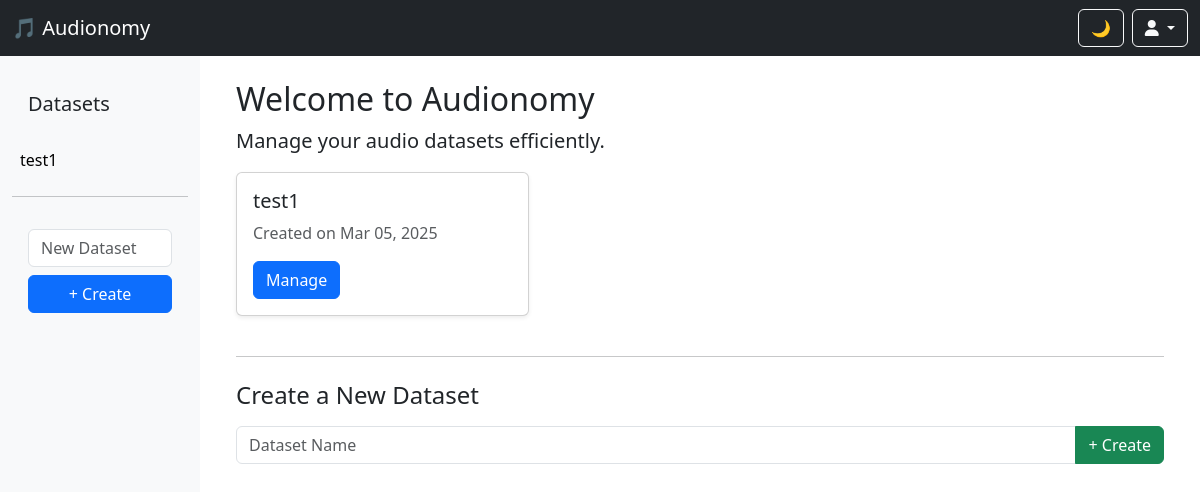
The app's page /, older data.
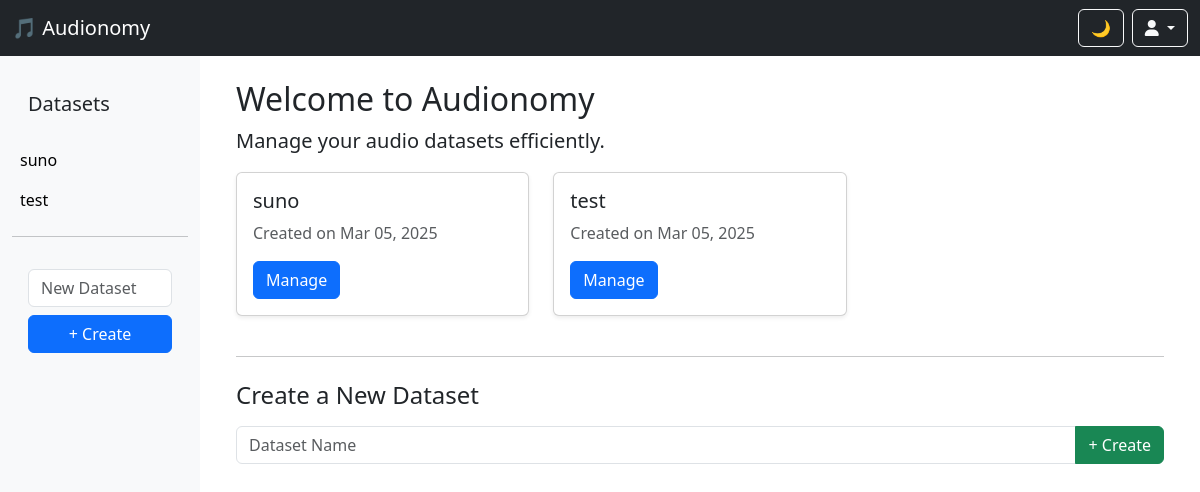
The same page, newer data.
### audionomy_app/models.py (models this page shows, shortened)
class Dataset(models.Model):
    name = models.CharField(max_length=100, unique=True)
    created_at = models.DateTimeField(auto_now_add=True)

### audionomy_app/views.py (the view)
# urls.py: path("", home, name="home"),
def home(request):
    datasets = Dataset.objects.all().order_by('name')
    if request.method == 'POST':
        dataset_name = request.POST.get('dataset_name', '').strip()
        if dataset_name:
            dataset, created = Dataset.objects.get_or_create(name=dataset_name)
        return redirect('home')
    context = {'datasets': datasets}
    return render(request, 'audionomy_app/home.html', context)

### audionomy_app/templates/audionomy_app/home.html (shortened to what this page needs)
{% extends 'audionomy_app/base.html' %}
{% block content %}
<div class="container mt-4">
    <h2>Welcome to Audionomy</h2>
    <p class="lead">Manage your audio datasets efficiently.</p>
    <div class="row">
        {% for dataset in datasets %}
        <div class="col-md-4">
            <div class="card shadow-sm mb-4">
                <div class="card-body">
                    <h5 class="card-title">{{ dataset.name }}</h5>
                    <p class="card-text text-muted">Created on {{ dataset.created_at|date:"M d, Y" }}</p>
                    <a href="{% url 'manage_dataset' dataset.id %}" class="btn btn-primary">Manage</a>
                </div>
            </div>
        </div>
        {% empty %}
        <div class="col-md-12">
            <p class="text-muted">No datasets available. Create a new dataset using the form.</p>
        </div>
        {% endfor %}
    </div>
    <hr>
    <h4 class="mt-4">Create a New Dataset</h4>
    <form action="{% url 'home' %}" method="POST" class="mt-3">
        <div class="input-group">
            <input type="text" name="dataset_name" class="form-control" placeholder="Dataset Name" required>
            <button type="submit" class="btn btn-success">+ Create</button>
        </div>
    </form>
</div>
{% endblock %}

### audionomy_app/templates/audionomy_app/base.html (shortened to what this page needs)
<!DOCTYPE html>
<html lang="en">
<head>
    <link rel="stylesheet" href="https://cdn.jsdelivr.net/npm/bootstrap@5.3.0/dist/css/bootstrap.min.css">
    <link rel="stylesheet" href="https://cdnjs.cloudflare.com/ajax/libs/font-awesome/6.0.0/css/all.min.css">
</head>
<body>
<nav class="navbar navbar-expand-lg navbar-dark bg-dark">
    <div class="container-fluid">
        <a class="navbar-brand" href="{% url 'home' %}">
            🎵 Audionomy
        </a>
        <div class="d-flex">
            <button class="btn btn-outline-light me-2" id="theme-toggle">🌙</button>
            <div class="dropdown">
                <button class="btn btn-outline-light dropdown-toggle" type="button" data-bs-toggle="dropdown">
                    <i class="fas fa-user"></i>
                </button>
            </div>
        </div>
    </div>
</nav>
<div class="container-fluid">
    <div class="row">
        <nav class="col-md-3 col-lg-2 d-md-block sidebar">
            <div class="position-sticky">
                <h5 class="p-3">Datasets</h5>
                <ul class="nav flex-column">
                    {% for dataset in datasets %}
                    <li class="nav-item">
                        <a href="{% url 'manage_dataset' dataset.id %}" class="list-group-item list-group-item-action {% if dataset.id == dataset_id %}active{% endif %}">
                            {{ dataset.name }}
                        </a>
                    </li>
                    {% empty %}
                    <li class="list-group-item text-muted">No datasets available.</li>
                    {% endfor %}
                </ul>
                <hr>
                <form action="{% url 'home' %}" method="POST" class="p-3">
                    <input type="text" name="dataset_name" class="form-control" placeholder="New Dataset" required>
                    <button type="submit" class="btn btn-primary w-100 mt-2">+ Create</button>
                </form>
            </div>
        </nav>
        <main class="col-md-9 ms-sm-auto col-lg-10 px-md-4">
            {% block content %}{% endblock %}
        </main>
    </div>
</div>
</body>
</html>

Row changes from the older to the newer data that the page shows:
removed Dataset: name "test1", created_at "Mar 05, 2025"
added Dataset: name "suno", created_at "Mar 05, 2025"
added Dataset: name "test", created_at "Mar 05, 2025"
